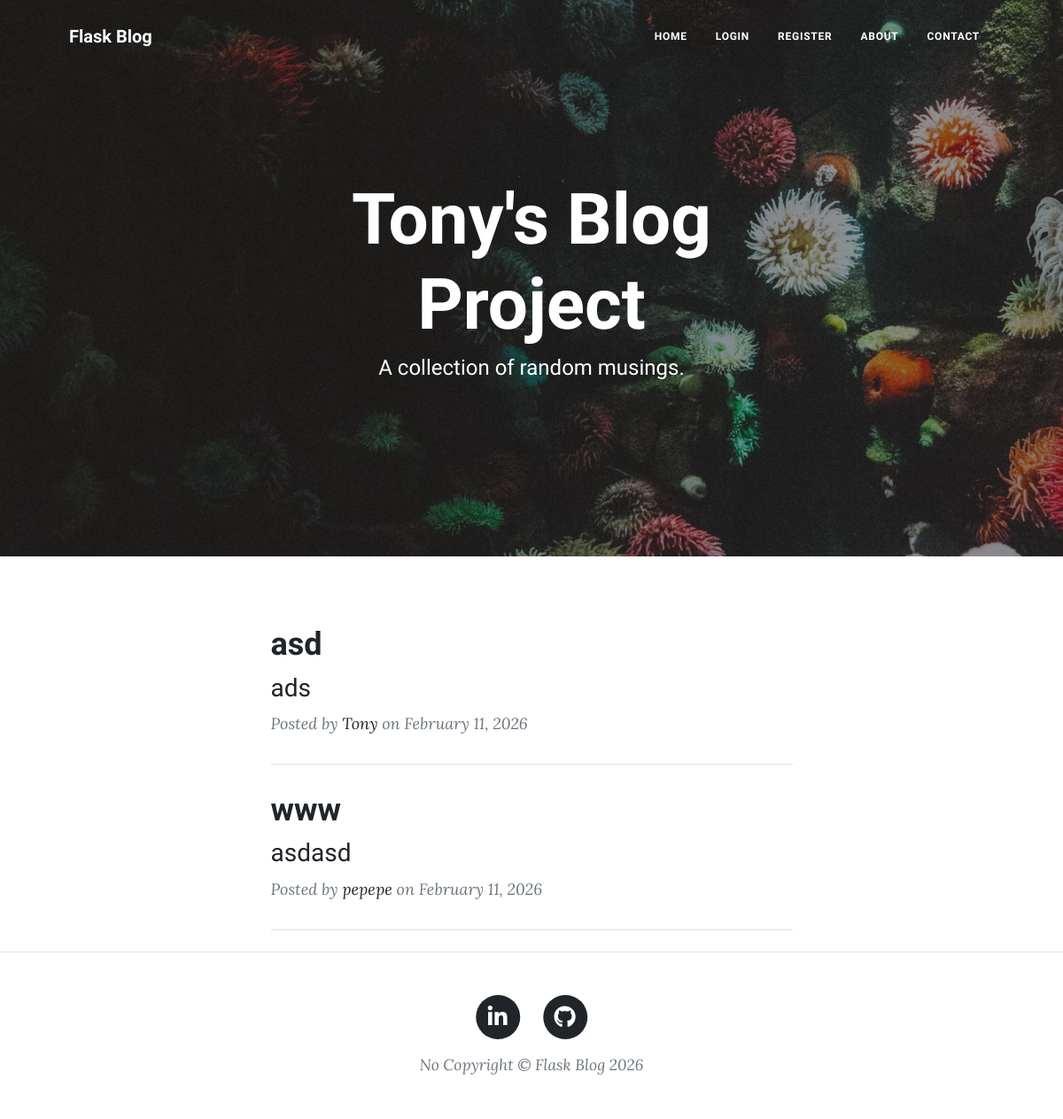
Before: / with the older database file.
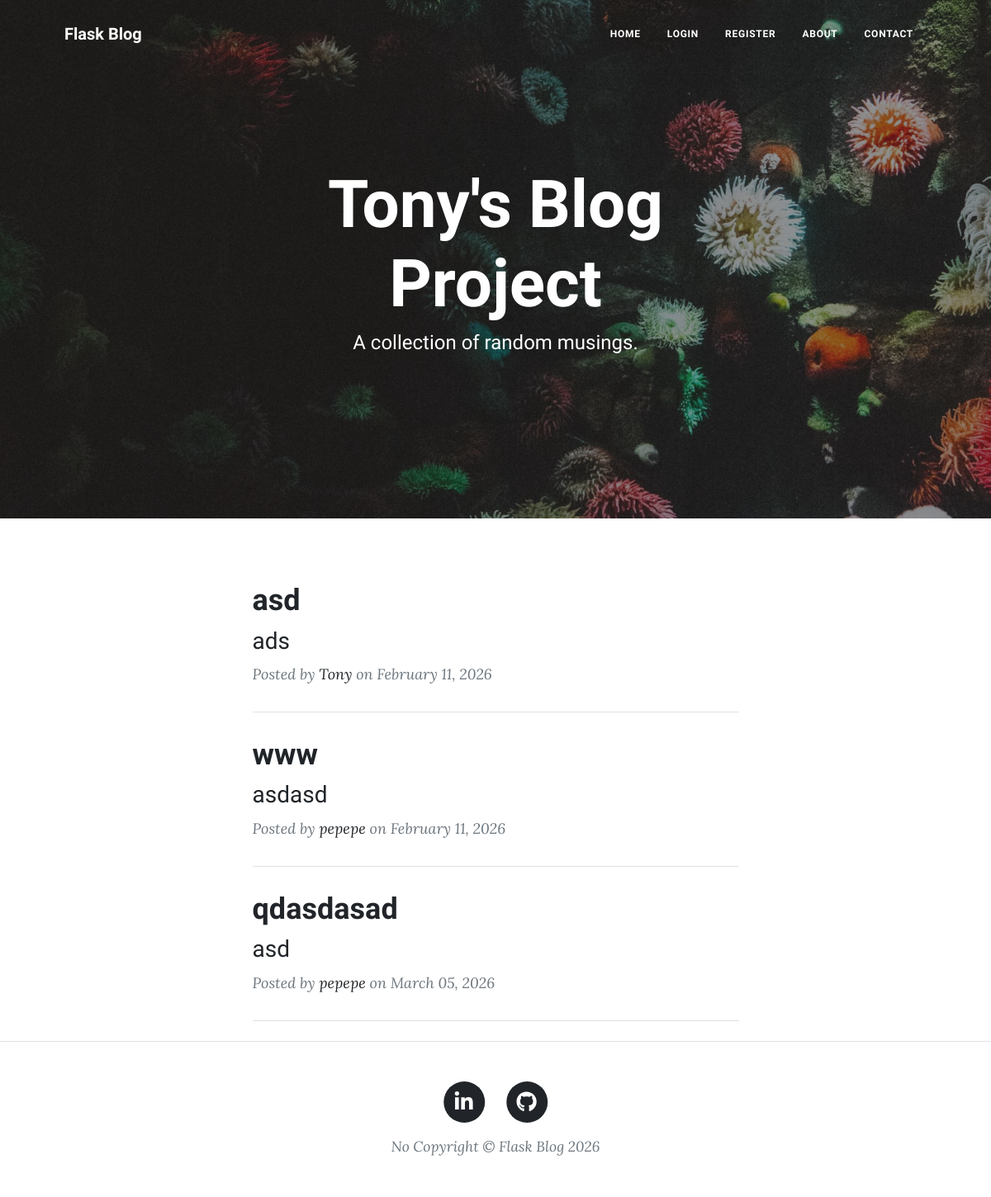
After: the same page with the newer database file.
### app/models/blog.py (models this page shows)
class BlogPost(UserMixin, db.Model):
    id = db.Column(db.Integer, primary_key=True)
    title = db.Column(db.String(80), nullable=False)
    subtitle = db.Column(db.String(100), nullable=False)
    date = db.Column(db.String(80), nullable=False)
    body = db.Column(db.Text, nullable=False)
    author = db.Column(db.String(80), nullable=False)
    author_id = db.Column(db.Integer, nullable=False)
    img_url = db.Column(
        db.Text,
        nullable=False,
        default="/static/assets/img/about-bg"
    )

### app/routes/blog.py (the view)
@bp.route("/")
def get_all_posts():
    posts = BlogPost.query.all()
    return render_template(
        "index.html",
        all_posts=posts,
        logged_in=current_user.is_authenticated,
        current_user=current_user
    )

### app/templates/index.html (shortened to what this page needs)
{% include "header.html" %}
<header
  class="masthead"
  style="background-image: url('../static/assets/img/home-bg.jpg')"
>
  <div class="container position-relative px-4 px-lg-5">
    <div class="row gx-4 gx-lg-5 justify-content-center">
      <div class="col-md-10 col-lg-8 col-xl-7">
        <div class="site-heading">
          <h1>Tony's Blog Project</h1>
          <span class="subheading">A collection of random musings.</span>
        </div>
      </div>
    </div>
  </div>
</header>
<div class="container px-4 px-lg-5">
  <div class="row gx-4 gx-lg-5 justify-content-center">
    <div class="col-md-10 col-lg-8 col-xl-7">
      {% for post in all_posts %}
      <div class="post-preview">
        <a href="{{ url_for('blog.show_post', post_id=post.id) }}">
          <h2 class="post-title">{{ post.title }}</h2>
          <h3 class="post-subtitle">{{ post.subtitle }}</h3>
        </a>
        <p class="post-meta">
          Posted by
          <a href="#">{{post.author}}</a>
          on {{post.date}}
        </p>
      </div>
      <hr class="my-4" />
      {% endfor %}
    </div>
  </div>
</div>
{% include "footer.html" %}

Changed rows visible on the page:
added BlogPost: title "qdasdasad", subtitle "asd", author "pepepe", date "March 05, 2026"
